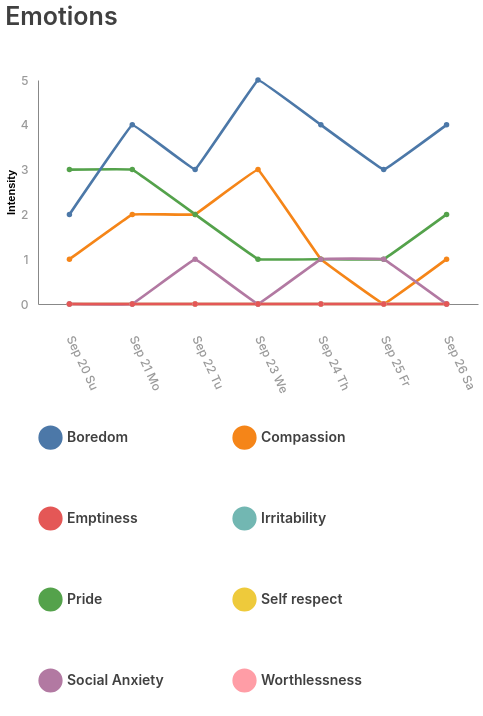

Vega-Lite specification for this chart:
### Vega-Lite specification from a JSON file in a GitHub repository (floating-point values rounded to 4 significant figures)
{"$schema": "https://vega.github.io/schema/vega-lite/v5.json", "description": "A basic line chart example.", "width": 440, "height": 224, "padding": 5, "title": "Emotions", "data": {"values": [{"value": 1, "date": "2020-09-20", "symbol": "Compassion"}, {"value": 0, "date": "2020-09-20", "symbol": "Self respect"}, {"value": 0, "date": "2020-09-20", "symbol": "Irritability"}, {"value": 3, "date": "2020-09-20", "symbol": "Pride"}, {"value": 2, "date": "2020-09-20", "symbol": "Boredom"}, {"value": 0, "date": "2020-09-20", "symbol": "Worthlessness"}, {"value": 0, "date": "2020-09-20", "symbol": "Social Anxiety"}, {"value": 0, "date": "2020-09-20", "symbol": "Emptiness"}, {"value": 2, "date": "2020-09-21", "symbol": "Compassion"}, {"value": 0, "date": "2020-09-21", "symbol": "Self respect"}, {"value": 0, "date": "2020-09-21", "symbol": "Irritability"}, {"value": 3, "date": "2020-09-21", "symbol": "Pride"}, {"value": 4, "date": "2020-09-21", "symbol": "Boredom"}, {"value": 0, "date": "2020-09-21", "symbol": "Worthlessness"}, {"value": 0, "date": "2020-09-21", "symbol": "Social Anxiety"}, {"value": 0, "date": "2020-09-21", "symbol": "Emptiness"}, {"value": 2, "date": "2020-09-22", "symbol": "Compassion"}, {"value": 0, "date": "2020-09-22", "symbol": "Self respect"}, {"value": 0, "date": "2020-09-22", "symbol": "Irritability"}, {"value": 2, "date": "2020-09-22", "symbol": "Pride"}, {"value": 3, "date": "2020-09-22", "symbol": "Boredom"}, {"value": 0, "date": "2020-09-22", "symbol": "Worthlessness"}, {"value": 1, "date": "2020-09-22", "symbol": "Social Anxiety"}, {"value": 0, "date": "2020-09-22", "symbol": "Emptiness"}, {"value": 3, "date": "2020-09-23", "symbol": "Compassion"}, {"value": 0, "date": "2020-09-23", "symbol": "Self respect"}, {"value": 0, "date": "2020-09-23", "symbol": "Irritability"}, {"value": 1, "date": "2020-09-23", "symbol": "Pride"}, {"value": 5, "date": "2020-09-23", "symbol": "Boredom"}, {"value": 0, "date": "2020-09-23", "symbol": "Worthlessness"}, {"value": 0, "date": "2020-09-23", "symbol": "Social Anxiety"}, {"value": 0, "date": "2020-09-23", "symbol": "Emptiness"}, {"value": 1, "date": "2020-09-24", "symbol": "Compassion"}, {"value": 0, "date": "2020-09-24", "symbol": "Self respect"}, {"value": 0, "date": "2020-09-24", "symbol": "Irritability"}, {"value": 1, "date": "2020-09-24", "symbol": "Pride"}, {"value": 4, "date": "2020-09-24", "symbol": "Boredom"}, {"value": 0, "date": "2020-09-24", "symbol": "Worthlessness"}, {"value": 1, "date": "2020-09-24", "symbol": "Social Anxiety"}, {"value": 0, "date": "2020-09-24", "symbol": "Emptiness"}, {"value": 0, "date": "2020-09-25", "symbol": "Compassion"}, {"value": 0, "date": "2020-09-25", "symbol": "Self respect"}, {"value": 0, "date": "2020-09-25", "symbol": "Irritability"}, {"value": 1, "date": "2020-09-25", "symbol": "Pride"}, {"value": 3, "date": "2020-09-25", "symbol": "Boredom"}, {"value": 0, "date": "2020-09-25", "symbol": "Worthlessness"}, {"value": 1, "date": "2020-09-25", "symbol": "Social Anxiety"}, {"value": 0, "date": "2020-09-25", "symbol": "Emptiness"}, {"value": 1, "date": "2020-09-26", "symbol": "Compassion"}, {"value": 0, "date": "2020-09-26", "symbol": "Self respect"}, {"value": 0, "date": "2020-09-26", "symbol": "Irritability"}, {"value": 2, "date": "2020-09-26", "symbol": "Pride"}, {"value": 4, "date": "2020-09-26", "symbol": "Boredom"}, {"value": 0, "date": "2020-09-26", "symbol": "Worthlessness"}, {"value": 0, "date": "2020-09-26", "symbol": "Social Anxiety"}, {"value": 0, "date": "2020-09-26", "symbol": "Emptiness"}]}, "config": {"view": {"stroke": "transparent"}, "title": {"color": "rgba(0, 0, 0, 0.75)", "fontSize": 25, "font": "Inter", "fontWeight": 600, "align": "left", "anchor": "start", "dy": -40}, "legend": {"title": null, "orient": "bottom", "columns": 2, "labelColor": "rgba(0, 0, 0, 0.75)", "labelFont": "Inter", "labelFontSize": 14, "labelFontWeight": 600, "rowPadding": 20, "columnPadding": 50, "symbolStrokeWidth": 12, "symbolSize": 150, "symbolType": "circle", "offset": 30}, "axisX": {"orient": "bottom", "format": "%b %d %a", "labelColor": "rgba(0, 0, 0, 0.4)", "labelFont": "Inter", "labelFontWeight": 500, "labelFontSize": 12, "ticks": false, "labelExpr": "substring(datum.label, 0, 9)", "labelPadding": 32, "title": "date", "grid": false}, "axisY": {"orient": "left", "tickCount": 5, "labelColor": "rgba(0, 0, 0, 0.4)", "labelFont": "Inter", "labelFontWeight": 500, "labelFontSize": 12, "ticks": false, "labelPadding": 10, "title": null, "grid": false}}, "mark": {"type": "line", "point": true, "interpolate": "cardinal", "tension": 0.9}, "selection": {"symbol": {"type": "multi", "fields": ["symbol"], "bind": "legend", "toggle": "true"}}, "encoding": {"x": {"field": "date", "axis": {"labelAngle": 65}, "type": "ordinal", "timeUnit": "yearmonthdate"}, "y": {"field": "value", "title": "Intensity", "type": "quantitative"}, "color": {"field": "symbol", "type": "nominal"}, "strokeWidth": {"value": 2.7}, "opacity": {"condition": {"selection": "symbol", "value": 1}, "value": 0}}}
